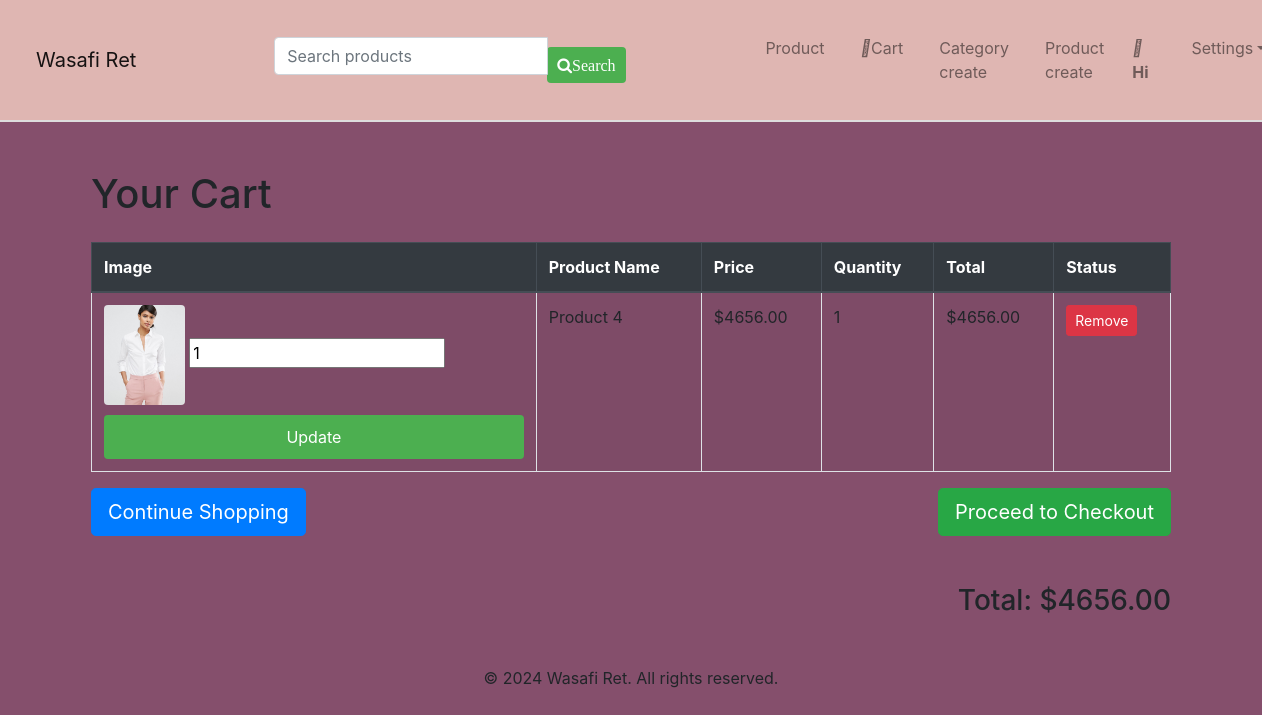
/cart/ (signed in), run on an earlier commit of the app's database.
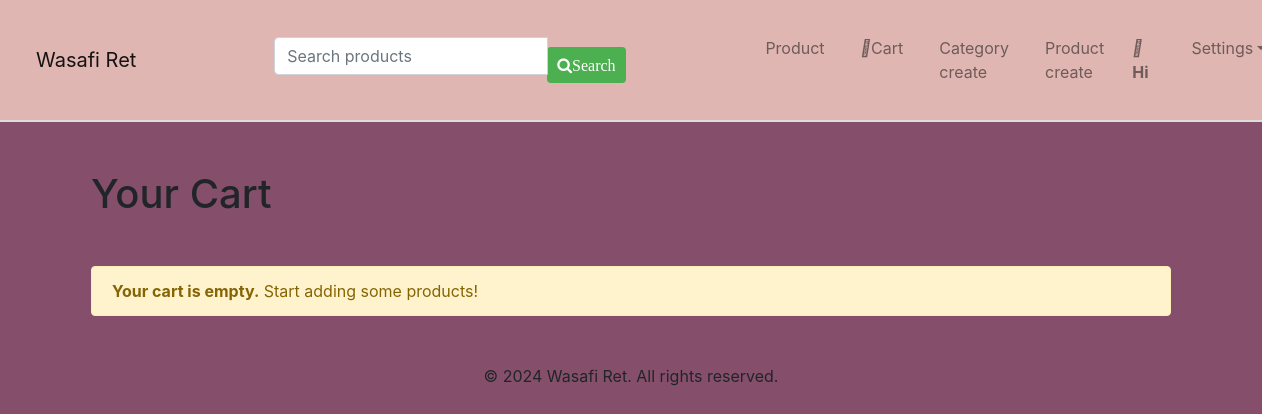
And on a later commit of the database.
### WasafiRet/models.py (models this page shows, shortened)
class CartItem(models.Model):
    cart=models.ForeignKey(Cart,on_delete=models.CASCADE)
    product=models.ForeignKey(Product,on_delete=models.CASCADE)
    quantity=models.PositiveIntegerField(default=1)
    def get_total(self):
        return self.quantity*self.product.price

class Product(models.Model):
    name=models.CharField(max_length=255)
    description=models.TextField()
    price=models.DecimalField(max_digits=10,decimal_places=2)
    stock=models.IntegerField()
    category=models.ForeignKey(Category,on_delete=models.CASCADE)
    is_active=models.BooleanField(default=True)
    image=models.ImageField(upload_to=',media/images',blank=True,null=True)

### WasafiRet/views.py (the view)
# urls.py: path('cart/', views.view_cart, name='view_cart'),
def view_cart(request):
    cart=Cart.objects.filter(user=request.user).first()
    cart_items=CartItem.objects.filter(cart=cart)
    cart_total=sum(item.get_total() for item in cart_items)
    return render(request, 'WasafiRet/cart.html', {'cart_items':cart_items, 'cart_total':cart_total})

### WasafiRet/templates/WasafiRet/cart.html (shortened to what this page needs)
{% extends 'WasafiRet/base.html' %}
{% load static %}
{% block content %}
<div class="container mt-5">
  <h1>Your Cart</h1>
  {% if cart_items %}
  <table class="table table-bordered table-striped mt-4">
    <thead class="thead-dark">
      <tr>
        <th>Image</th>
        <th>Product Name</th>
        <th>Price</th>
        <th>Quantity</th>
        <th>Total</th>
        <th>Status</th>
      </tr>
    </thead>
    <tbody>
      {% for item in cart_items %}
      <tr>
        <td>
          {% if item.product.image %}
          <img
            src="{{ item.product.image.url }}"
            class="img-fluid rounded"
            alt="{{ item.product.name }}"
            style="max-height: 100px"
          />
          {% endif %}
          <form
            method="POST"
            action="{% url 'update_cart' item.id %}"
            style="display: inline"
          >
            <input
              type="number"
              name="quantity"
              value="{{ item.quantity }}"
              min="1"
            />
            <button type="submit">Update</button>
          </form>
        </td>
        <td>{{ item.product.name }}</td>
        <td>${{ item.product.price }}</td>
        <td>{{ item.quantity }}</td>
        <td>${{ item.get_total }}</td>
        <td> <a
          href="{% url 'remove_cart' item.id %}"
          class="btn btn-danger btn-sm"
          >Remove</a
        ></td>
      </tr>
      {% endfor %}
    </tbody>
  </table>
  <div class="row mb-5">
    <div class="col-md-6 text-left">
      <a href="{% url 'product_list' %}" class="btn btn-primary btn-lg">Continue Shopping</a>
    </div>
    <div class="col-md-6 text-right">
      <a href="{% url 'orders:checkout' %}" class="btn btn-success btn-lg">Proceed to Checkout</a>
    </div>
  </div>
  <div class="text-right">
    <h3>Total: ${{ cart_total }}</h3>
  </div>
  {% else %}
  <div class="alert alert-warning mt-5">
    <strong>Your cart is empty.</strong> Start adding some products!
  </div>
  {% endif %}
</div>
{% endblock %}

What changed in the data, as far as the page shows it:
removed CartItem: product.image (picture), quantity "1", product.name "Product 4", product.price "4656.00", get_total "4656.00"
Also different on the page:
{{ cart_total }}: "4656.00" → (not shown)
text no longer shown: "Image Product Name Price Quantity Total Status Continue Shopping Proceed to Checkout Total: $"
text now shown: "Your cart is empty. Start adding some products!"
